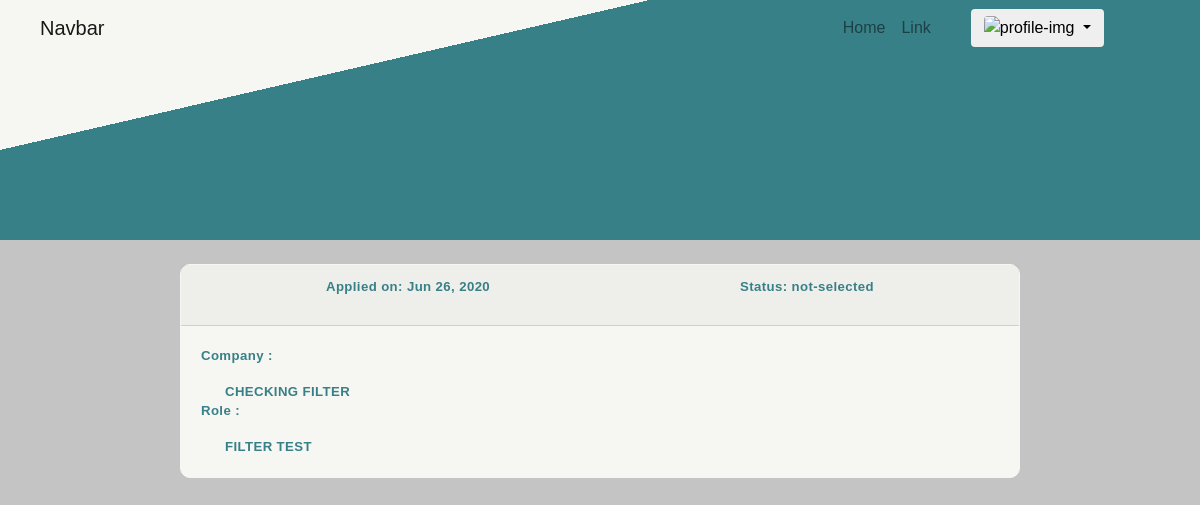
Before: /job/25/ with the older database file.
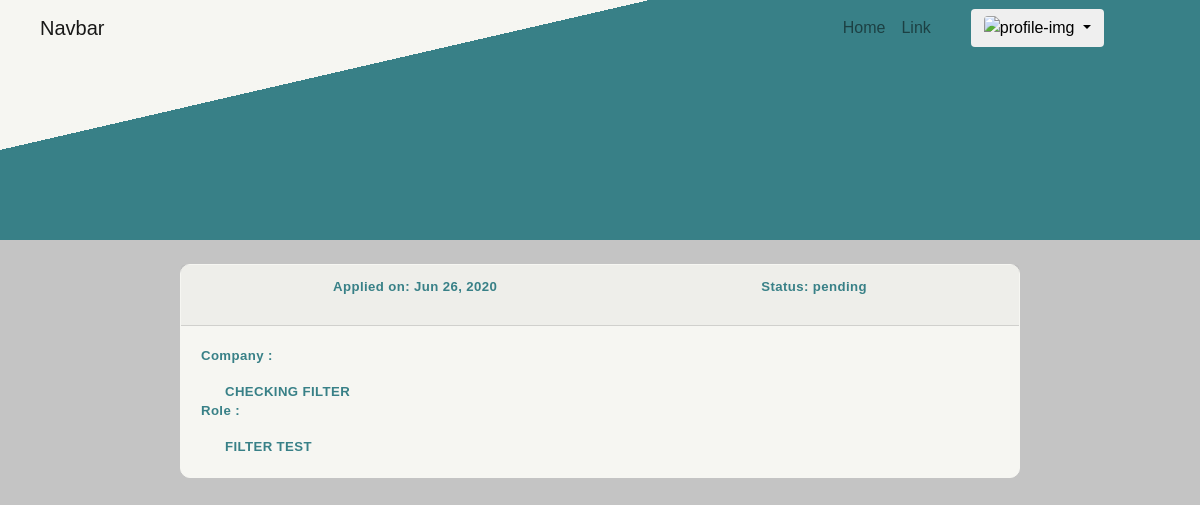
After: the same page with the newer database file.
### sourceCode/models.py (models this page shows, shortened)
class Post(models.Model):
    company = models.TextField()
    role = models.TextField()
    date_applied = models.DateTimeField(default=timezone.now)
    status = models.CharField(max_length=20, choices=STATUS_CHOICES, default='', verbose_name="status", null=True, blank=True)
    author = models.ForeignKey(User, on_delete=models.CASCADE)

### sourceCode/views.py (the view)
# urls.py: path('job/<int:pk>/', PostDetailView.as_view(), name='post-detail'),
class PostDetailView(DetailView):
    model = Post

### sourceCode/templates/sourceCode/post_detail.html
{% extends "sourceCode/base.html" %}
{% block content %}
  <div class="tracker-content-section d-flex flex-column align-items-center">
      <div class="card">
        <div class="card-header d-flex justify-content-around align-items-end">
          <p>Applied on: {{ object.date_applied|date:"M d, Y" }}</p>
          <p>Status: {{ object.status }}</p>
        </div>
        <div class="card-body">
          <p>Company :</p> <span class="ml-4">{{ object.company }}</span>
          <p>Role :</p> <span class="ml-4">{{ object.role }}</span>
        </div>
      </div>
  </div>
  {% endblock content %}

Changed rows visible on the page:
changed Post "CHECKING FILTER": status "not-selected" → "pending"
